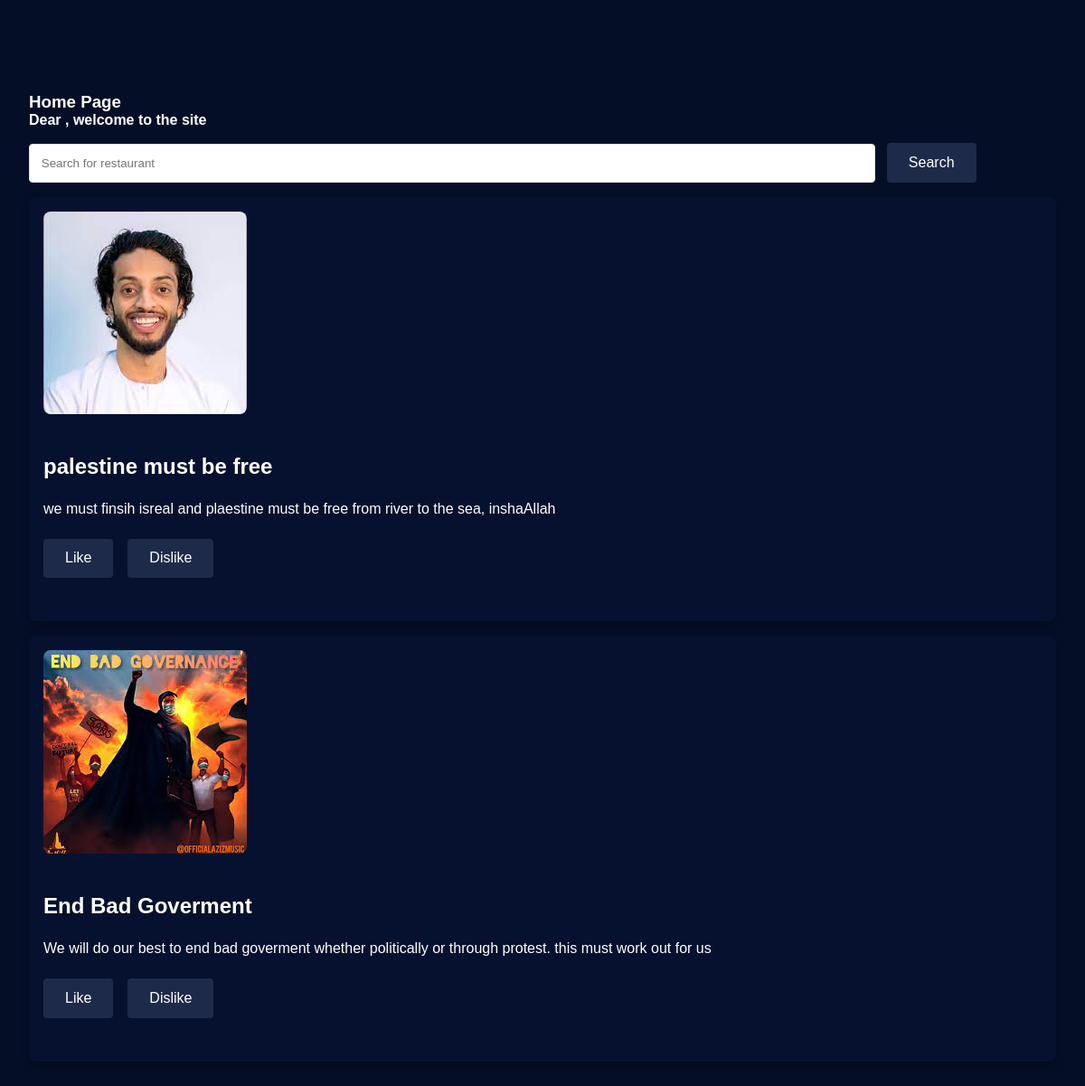
The app's page /app/ with its own data.
### app/models.py (models this page shows, shortened)
class Post(models.Model):
    title = models.CharField(max_length=255, blank=True, null=True)
    description = models.TextField(blank=True, null=True)
    image = models.ImageField(upload_to='post_images/', blank=True, null=True)
    created_by = models.ForeignKey(User, on_delete=models.CASCADE)
    created_at = models.DateTimeField(auto_now_add=True)
    updated_at = models.DateTimeField(auto_now=True)
    likes = models.ManyToManyField(User, related_name='post_likes', blank=True)
    dislikes = models.ManyToManyField(User, related_name='post_dislikes', blank=True)

### app/views.py (the view)
# urls.py: path('', views.home, name='home'),
def home(request):
    q = request.POST.get('q', '')
    post = Post.objects.all()
    if q:
        post = post.filter(
            Q(title__icontains=q) | Q(description__icontains=q)
        ).annotate(
            likes_count=Count('likes'),
            dislikes_count=Count('dislikes')
        )
    else:
        post = post.annotate(
            likes_count=Count('likes'),
            dislikes_count=Count('dislikes')
        )
    context = {'post': post, 'query': q}
    return render(request, 'app/home.html', context)

### app/templates/app/home.html (shortened to what this page needs)
<!DOCTYPE html>
<html lang="en">
<head>
</head>
<body>
    <div class="container">
        <h3>Home Page</h3>
        <h4>Dear {{ user.username }}, welcome to the site</h4>
        <form method="POST" action="{% url 'home' %}">
            <input type="text" name="q" placeholder="Search for restaurant" value="{{ query }}">
            <button type="submit">Search</button>
        </form>
        {% if post %}
            {% for ps in post %}
                <div class="post">
                    {% if ps.image %}
                        <img src="{{ ps.image.url }}" alt="Post Image">
                    {% endif %}
                    <div class="post-details">
                        <p class="post-title">{{ ps.title }}</p>
                        <p class="post-description">{{ ps.description }}</p>
                        <div class="post-actions">
                            <form method="post" action="{% url 'like_post' ps.id %}">
                                <button type="submit">Like</button>
                            </form>
                            <form method="post" action="{% url 'dislike_post' ps.id %}">
                                <button type="submit">Dislike</button>
                            </form>
                        </div>
                    </div>
                </div>
            {% endfor %}
        {% elif query %}
            <p>No post found.</p>
        {% endif %}
    </div>
</body>
</html>

### app/templates/app/home.html (style rules this page uses)
body { font-family: Arial, sans-serif; background-color: #040e27; color: #fff; margin: 0; padding: 0; padding-top: 70px; }
.container { padding: 2rem; max-width: 1200px; margin: 0 auto; }
h3, h4 { color: #fff; margin: 0; }
form { margin: 1rem 0; }
input[type="text"] { width: 80%; padding: 0.8rem; border-radius: 4px; border: 1px solid #ddd; margin-right: 0.5rem; }
button { padding: 0.8rem 1.5rem; background-color: #1e2a49; border: none; border-radius: 4px; color: #fff; font-size: 1rem; cursor: pointer; }
.post { background-color: #06112F; border-radius: 8px; padding: 1rem; margin-bottom: 1rem; box-shadow: 0 4px 8px rgba(0, 0, 0, 0.3); }
.post img { max-width: 100%; height: auto; border-radius: 8px; margin-bottom: 1rem; }
.post-details { margin-bottom: 1rem; }
.post-title { font-size: 1.5rem; font-weight: bold; }
.post-description { margin: 0.5rem 0; }
.post-actions { display: flex; gap: 1rem; }
.post-actions form { display: inline; }

### records on screen
Post: image (picture), title "palestine must be free", description "we must finsih isreal and plaestine must be free from river to the sea, inshaAllah"
Post: image (picture), title "End Bad Goverment", description "We will do our best to end bad goverment whether politically or through protest. this must work out for us"
